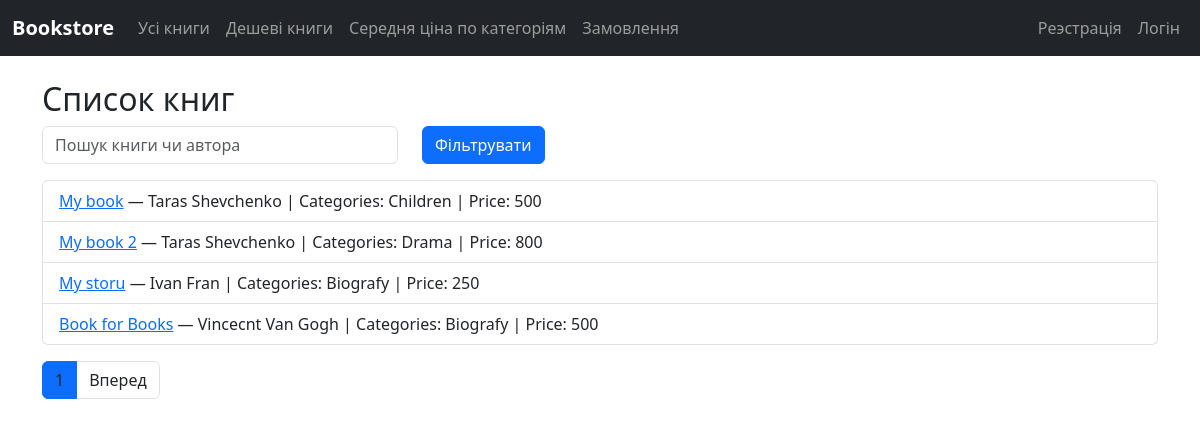
The app's page /shop/ with its own data.
### shop/models.py (models this page shows)
class Book(models.Model):
    title = models.CharField(max_length=100)
    author = models.ManyToManyField(Author)
    category = models.ManyToManyField(Category)
    publisher = models.ForeignKey('Publisher', on_delete=models.CASCADE)
    published_year = models.IntegerField()
    added_at = models.DateTimeField()
    amount = models.IntegerField()
    price = models.IntegerField()
    available = models.BooleanField(default=True)
    calculated_rating = models.DecimalField(max_digits=5, decimal_places=2, null=True)

class Author(models.Model):
    first_name = models.CharField(max_length=100)
    last_name = models.CharField(max_length=100)
    country = models.CharField(max_length=100)
    birth_date = models.DateField(default=timezone.now)
    bio = models.TextField(default="No bio yet")
    def __str__(self):
        return self.first_name + " " + self.last_name

class Category(models.Model):
    name = models.CharField(max_length=100)
    bio = models.TextField(default="No bio yet")
    def __str__(self):
        return self.name

### shop/views.py (the view, shortened to what this page needs)
# urls.py: path("", AllBooksView.as_view(), name="all_books"),
class AllBooksView(ListView):
    model = Book
    template_name = "books.html"
    context_object_name = "books"
    paginate_by = 4
    def get_queryset(self):
        query = self.request.GET.get("q")
        qs = Book.objects.prefetch_related("author", "category").all()
        if query:
            qs = qs.filter(Q(title__icontains=query) | Q(author__last_name__icontains=query))
        return qs

### templates/books.html (shortened to what this page needs)
{% extends "base.html" %}
{% block content %}
<h2>Список книг</h2>
<form method="get" class="mb-3">
    <div class="row">
        <div class="col-md-4">
            <input type="text" name="q" class="form-control" placeholder="Пошук книги чи автора" value="{{ request.GET.q }}">
        </div>
        <div class="col-md-2">
            <button type="submit" class="btn btn-primary">Фільтрувати</button>
        </div>
    </div>
</form>
<ul class="list-group">
    {% for book in books %}
        <li class="list-group-item">
            <a href="{% url 'shop:book' book_id=book.id %}">{{ book.title }}</a>
            —
            {% for author in book.author.all %}
                {{ author }}{% if not forloop.last %}, {% endif %}
            {% empty %}
                No authors
            {% endfor %}
            | Categories:
            {% for category in book.category.all %}
                {{ category }}{% if not forloop.last %}, {% endif %}
            {% empty %}
                No categories
            {% endfor %}
            | Price: {{ book.price }}
        </li>
    {% empty %}
        <li class="list-group-item">Немає книг</li>
    {% endfor %}
</ul>
<nav>
    <ul class="pagination mt-3">
        <li class="page-item active"><span class="page-link">{{ page_obj.number }}</span></li>
        {% if page_obj.has_next %}
            <li class="page-item"><a class="page-link" href="?page={{ page_obj.next_page_number }}">Вперед</a></li>
        {% endif %}
    </ul>
</nav>
{% endblock %}

### static/css/style.css (style rules this page uses)
.pagination .page-link { color: #212529; }

### records on screen
Book: title "My book", price "500"
Author: first_name+last_name "Taras Shevchenko"
Category: name "Children"
Book: title "My book 2", price "800"
Category: name "Drama"
Book: title "My storu", price "250"
Author: first_name+last_name "Ivan Fran"
Category: name "Biografy"
Book: title "Book for Books", price "500"
Author: first_name+last_name "Vincecnt Van Gogh"

### other values on screen
{{ page_obj.number }} "1"
